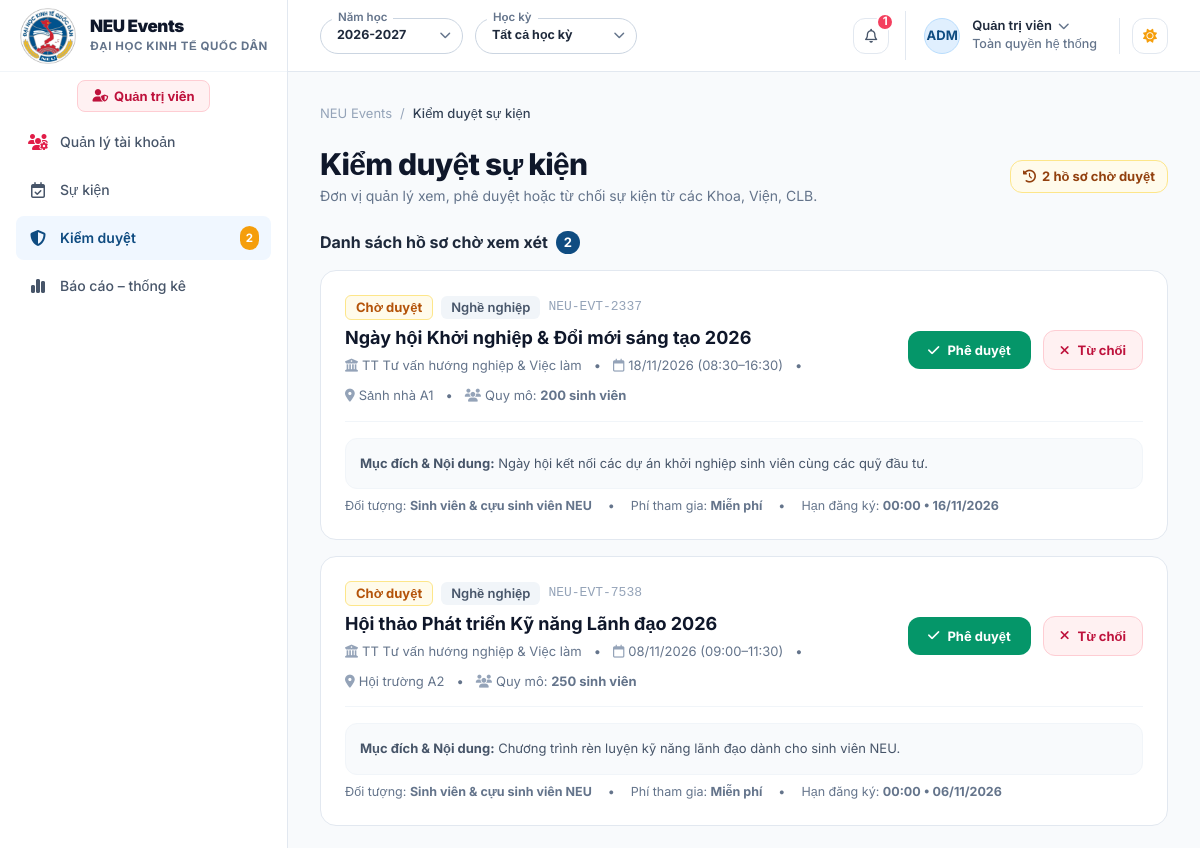
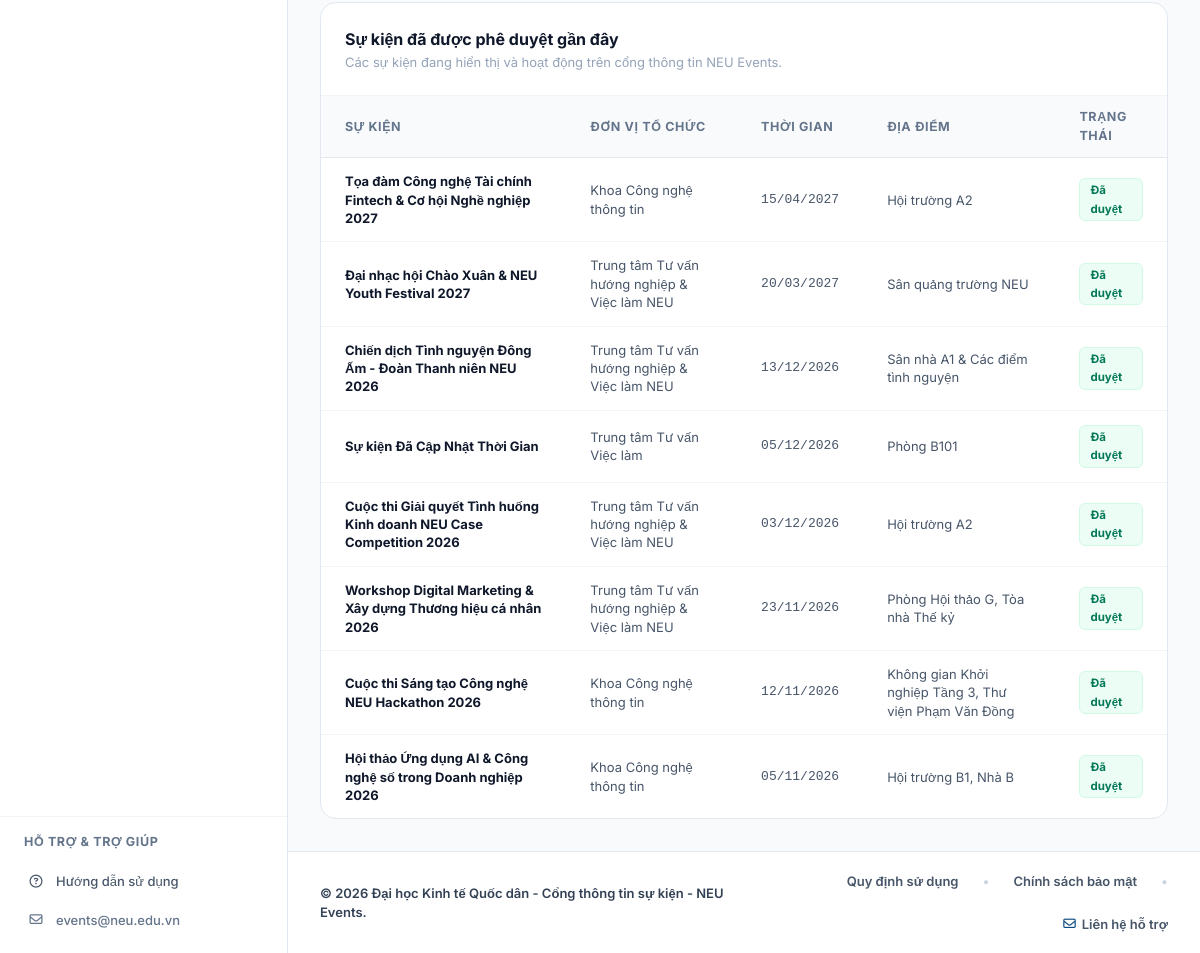
The app's page /moderation (signed in), older data (2 pictures, top to bottom).
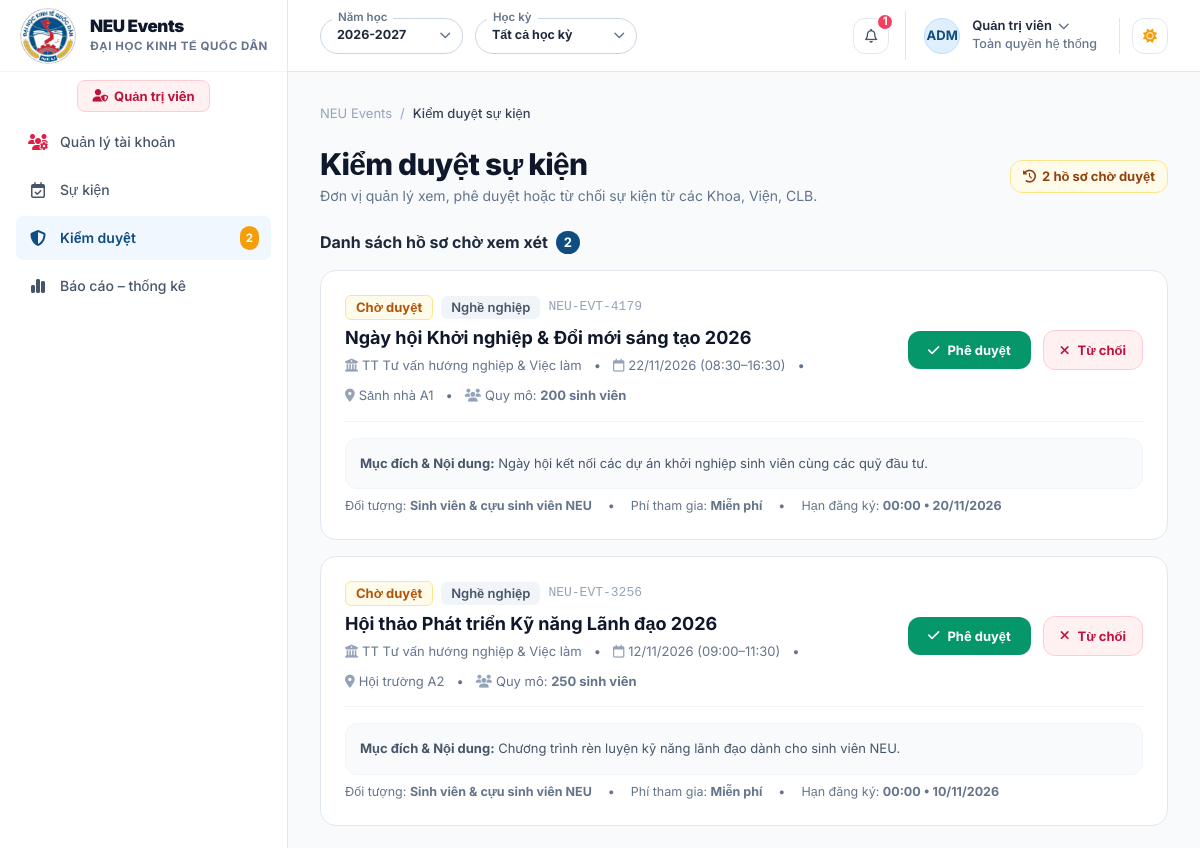
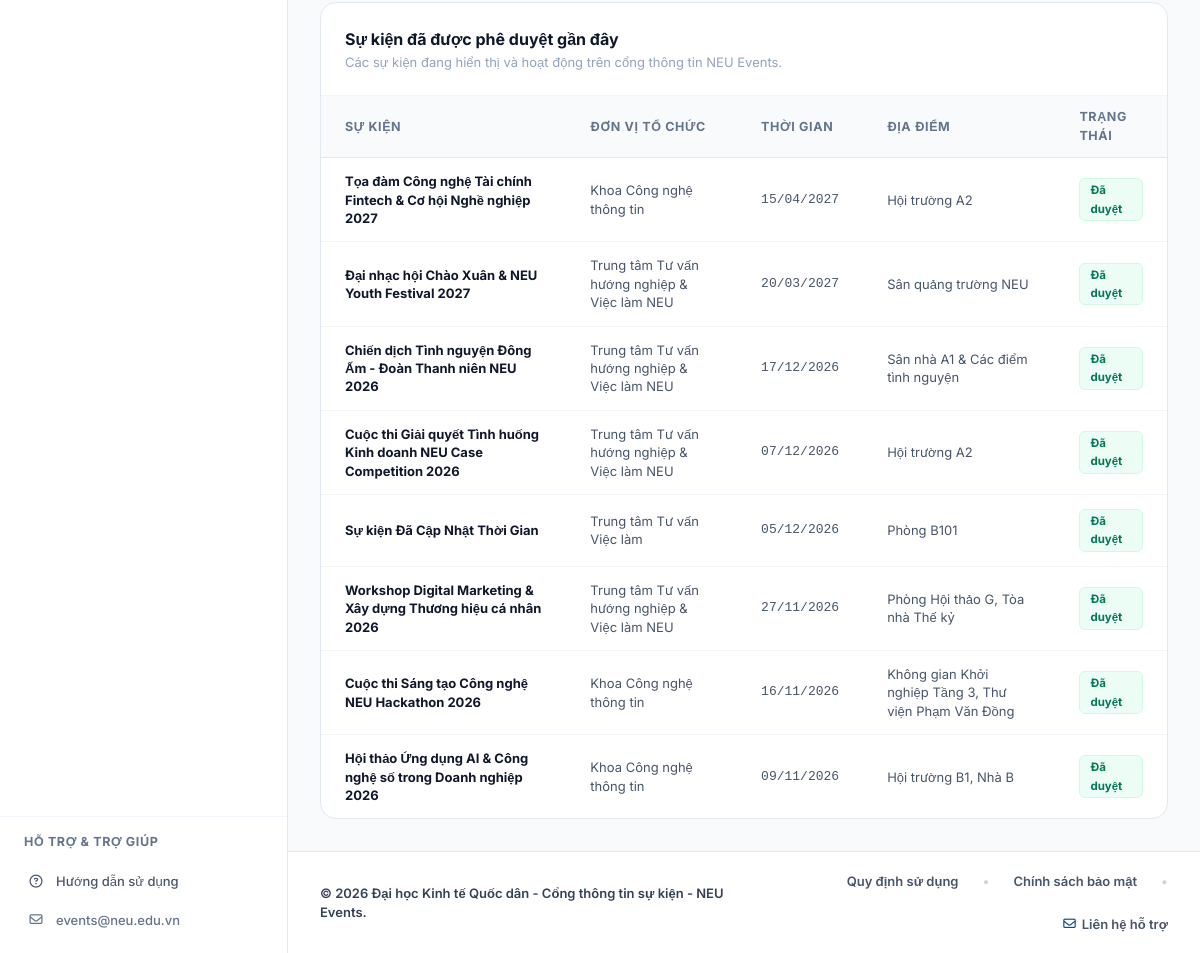
The same page, newer data (2 pictures, top to bottom).
### models.py (models this page shows, shortened)
class Event(db.Model):
    __tablename__ = 'events'
    id = db.Column(db.Integer, primary_key=True)
    code = db.Column(db.String(30), unique=True, nullable=False) # E.g., NEU-JOB-2026, NEU-AI-2026
    title = db.Column(db.String(255), nullable=False)
    subtitle = db.Column(db.String(255), nullable=True)
    category_id = db.Column(db.Integer, db.ForeignKey('event_categories.id'), nullable=False)
    organizer_id = db.Column(db.Integer, db.ForeignKey('users.id'), nullable=False)
    organizer_name = db.Column(db.String(150), nullable=False) # E.g., Trung tâm Tư vấn hướng nghiệp & Việc làm
    organizer_email = db.Column(db.String(100), default='events@neu.edu.vn')
    organizer_phone = db.Column(db.String(50), default='024 3628 0280')
    location = db.Column(db.String(200), nullable=False) # E.g., Hội trường A2 & sảnh nhà A1
    target_audience = db.Column(db.String(150), default='Sinh viên & cựu sinh viên NEU')
    fee = db.Column(db.String(50), default='Miễn phí')
    event_date = db.Column(db.Date, nullable=False)
    start_time = db.Column(db.Time, nullable=False)
    end_time = db.Column(db.Time, nullable=False)
    registration_deadline = db.Column(db.DateTime, nullable=False)
    max_seats = db.Column(db.Integer, nullable=False, default=200)
    registered_seats = db.Column(db.Integer, default=0)
    attended_seats = db.Column(db.Integer, default=0)
    description = db.Column(db.Text, nullable=False)
    agenda_json = db.Column(db.Text, nullable=True) # JSON timeline of agenda
    checklist_json = db.Column(db.Text, nullable=True) # JSON items to prepare
    handbook_name = db.Column(db.String(150), default='Cẩm nang sự kiện NEU.pdf')
    handbook_url = db.Column(db.String(500), nullable=True) # URL / file path của ấn phẩm chương trình
    union_points_plus = db.Column(db.Integer, default=5, nullable=False) # Điểm cộng Đoàn khi tham dự
    union_points_minus = db.Column(db.Integer, default=0, nullable=False) # Điểm phạt Đoàn nếu vắng mặt
    sponsor_benefits = db.Column(db.Text, nullable=True) # Quyền lợi, quà tặng, voucher khóa học từ nhà tài trợ
    cover_image_url = db.Column(db.String(500), nullable=True)
    status = db.Column(db.String(20), default='APPROVED') # DRAFT, PENDING, APPROVED, REJECTED, CANCELLED, COMPLETED
    is_featured = db.Column(db.Boolean, default=False)
    cancel_reason = db.Column(db.Text, nullable=True)
    created_at = db.Column(db.DateTime, default=datetime.now)
    registrations = db.relationship('Registration', backref='event', lazy=True, cascade="all, delete-orphan")
    attendance_sessions = db.relationship('AttendanceSession', backref='event', lazy=True, cascade="all, delete-orphan")
    feedbacks = db.relationship('Feedback', backref='event', lazy=True, cascade="all, delete-orphan")
    approval_logs = db.relationship('ApprovalLog', backref='event', lazy=True, cascade="all, delete-orphan")

class EventCategory(db.Model):
    __tablename__ = 'event_categories'
    id = db.Column(db.Integer, primary_key=True)
    name = db.Column(db.String(50), unique=True, nullable=False) # Nghề nghiệp, Học thuật, Hội thảo, Cộng đồng, Văn hóa
    color_class = db.Column(db.String(30), default='blue') # for badge styling
    events = db.relationship('Event', backref='category', lazy=True)

### routes/manager.py (the view)
@manager_bp.route('/moderation')
@login_required
def moderation():
    if current_user.role not in ['MANAGER', 'ADMIN']:
        flash('Bạn không có quyền truy cập phân hệ Kiểm duyệt sự kiện.', 'error')
        return redirect(url_for('events'))
    pending = Event.query.filter_by(status='PENDING').order_by(Event.created_at.desc()).all()
    approved = Event.query.filter_by(status='APPROVED').order_by(Event.event_date.desc()).limit(10).all()
    return render_template(
        'moderation.html',
        pending_events=pending,
        approved_events=approved
    )

### app.py (called while the page is built)
@login_manager.user_loader
def load_user(user_id):
    return User.query.get(int(user_id))

@app.after_request
def add_cache_control_headers(response):
    if 'text/html' in response.headers.get('Content-Type', ''):
        response.headers['Cache-Control'] = 'no-cache, no-store, must-revalidate, max-age=0'
        response.headers['Pragma'] = 'no-cache'
        response.headers['Expires'] = '0'
    return response

### models.py (called while the page is built)
    @property
    def display_email(self):
        if self.role == 'STUDENT' and self.student_id:
            return f"{self.student_id}@st.neu.edu.vn"
        return self.email

### routes/utils.py (called while the page is built)
def format_event_time(ev):
    if not ev:
        return ""
    date_str = ev.event_date.strftime("%d/%m/%Y") if ev.event_date else ""
    if ev.start_time and ev.end_time:
        time_str = f"{ev.start_time.strftime('%H:%M')} - {ev.end_time.strftime('%H:%M')}"
    elif ev.start_time:
        time_str = ev.start_time.strftime('%H:%M')
    else:
        time_str = ""
    if time_str and date_str:
        return f"{time_str}, {date_str}"
    return time_str or date_str or "Sắp diễn ra"

def get_pending_count():
    return Event.query.filter_by(status='PENDING').count()

### templates/moderation.html (shortened to what the changed rows need)
{% extends "base.html" %}
{% set active_page = "moderation" %}
{% block content %}
<div class="space-y-6 max-w-7xl mx-auto">
    <div class="flex flex-col sm:flex-row sm:items-center justify-between gap-4">
        <div>
            <h1 class="text-2xl lg:text-3xl font-extrabold text-slate-900 tracking-tight">Kiểm duyệt sự kiện</h1>
        </div>
    </div>
    <div class="space-y-4">
        {% if pending_events %}
        <div class="space-y-4">
            {% for ev in pending_events %}
            <div class="bg-white rounded-2xl border border-slate-200 p-4 sm:p-6 shadow-2xs hover:shadow-md transition space-y-4">
                <div class="flex flex-col lg:flex-row lg:items-center justify-between gap-4 border-b border-slate-100 pb-4">
                    <div class="space-y-1">
                        <div class="flex items-center gap-2">
                            <span class="text-xs font-bold text-amber-700 bg-amber-50 px-2.5 py-0.5 rounded-md border border-amber-200">Chờ duyệt</span>
                            <span class="text-xs font-semibold text-slate-600 bg-slate-100 px-2.5 py-0.5 rounded-md">{{ ev.category.name }}</span>
                            <span class="text-xs font-mono text-slate-400">{{ ev.code }}</span>
                        </div>
                        <h4 class="text-lg font-bold text-slate-900">{{ ev.title }}</h4>
                        <div class="text-xs text-slate-500 flex flex-wrap items-center gap-3">
                            <span><i class="fa-solid fa-building-columns text-slate-400 mr-1"></i>{{ ev.organizer_name }}</span>
                            <span>•</span>
                            <span><i class="fa-regular fa-calendar text-slate-400 mr-1"></i>{{ ev.event_date.strftime('%d/%m/%Y') }} ({{ ev.start_time.strftime('%H:%M') }}–{{ ev.end_time.strftime('%H:%M') }})</span>
                            <span>•</span>
                            <span><i class="fa-solid fa-location-dot text-slate-400 mr-1"></i>{{ ev.location }}</span>
                            <span>•</span>
                            <span><i class="fa-solid fa-users text-slate-400 mr-1"></i>Quy mô: <strong>{{ ev.max_seats }} sinh viên</strong></span>
                        </div>
                    </div>
                    <div class="flex items-center gap-3 shrink-0">
                        <form method="POST" action="{{ url_for('approve_event', event_id=ev.id) }}">
                            <button type="submit" class="px-5 py-2.5 bg-emerald-600 hover:bg-emerald-700 text-white rounded-xl text-xs font-bold transition flex items-center gap-2 shadow-xs cursor-pointer">
                                <i class="fa-solid fa-check"></i>
                                <span>Phê duyệt</span>
                            </button>
                        </form>
                        <button type="button" onclick="openRejectModal('{{ ev.id }}', '{{ ev.title }}')" class="px-4 py-2.5 bg-rose-50 hover:bg-rose-100 text-rose-700 border border-rose-200 rounded-xl text-xs font-bold transition flex items-center gap-2 cursor-pointer">
                            <i class="fa-solid fa-xmark"></i>
                            <span>Từ chối</span>
                        </button>
                    </div>
                </div>
                <div class="text-xs text-slate-600 space-y-2">
                    <p class="leading-relaxed bg-slate-50 p-3.5 rounded-xl border border-slate-100">
                        <strong>Mục đích & Nội dung:</strong> {{ ev.description }}
                    </p>
                    <div class="flex flex-wrap items-center gap-4 text-slate-500 text-[11px]">
                        <span>Đối tượng: <strong>{{ ev.target_audience }}</strong></span>
                        <span>•</span>
                        <span>Phí tham gia: <strong>{{ ev.fee }}</strong></span>
                        <span>•</span>
                        <span>Hạn đăng ký: <strong>{{ ev.registration_deadline.strftime('%H:%M • %d/%m/%Y') }}</strong></span>
                    </div>
                </div>
            </div>
            {% endfor %}
        </div>
        {% endif %}
    </div>
    <div class="bg-white rounded-2xl border border-slate-200 shadow-2xs overflow-hidden mt-8">
        <div class="overflow-x-auto">
            <table class="w-full text-left text-xs min-w-[620px]">
                <thead class="bg-slate-50 text-slate-500 font-semibold border-b border-slate-200 uppercase tracking-wider text-[11px]">
                    <tr>
                        <th class="py-3 px-4 sm:px-6">Sự kiện</th>
                        <th class="py-3 px-4 sm:px-6">Đơn vị tổ chức</th>
                        <th class="py-3 px-4 sm:px-6">Thời gian</th>
                        <th class="py-3 px-4 sm:px-6">Địa điểm</th>
                        <th class="py-3 px-4 sm:px-6">Trạng thái</th>
                    </tr>
                </thead>
                <tbody class="divide-y divide-slate-100">
                    {% for ev in approved_events %}
                    <tr class="hover:bg-slate-50/70 transition">
                        <td class="py-3.5 px-4 sm:px-6 font-bold text-slate-900">{{ ev.title }}</td>
                        <td class="py-3.5 px-4 sm:px-6 text-slate-600">{{ ev.organizer_name }}</td>
                        <td class="py-3.5 px-4 sm:px-6 text-slate-600 font-mono">{{ ev.event_date.strftime('%d/%m/%Y') }}</td>
                        <td class="py-3.5 px-4 sm:px-6 text-slate-600">{{ ev.location }}</td>
                        <td class="py-3.5 px-4 sm:px-6">
                            <span class="inline-block px-2.5 py-0.5 rounded-md text-[10px] font-bold bg-emerald-50 text-emerald-700 border border-emerald-100">Đã duyệt</span>
                        </td>
                    </tr>
                    {% endfor %}
                </tbody>
            </table>
        </div>
    </div>
</div>
{% endblock %}

Row changes from the older to the newer data that the page shows:
changed Event "Sảnh nhà A1": code "NEU-EVT-2337" → "NEU-EVT-4179"; event_date "18/11/2026" → "22/11/2026"; registration_deadline "00:00 • 16/11/2026" → "00:00 • 20/11/2026"
changed Event "Chương trình rèn luyện kỹ năng lãnh đạo dành cho sinh viên NEU.": code "NEU-EVT-7538" → "NEU-EVT-3256"; event_date "08/11/2026" → "12/11/2026"; registration_deadline "00:00 • 06/11/2026" → "00:00 • 10/11/2026"
changed Event "Chiến dịch Tình nguyện Đông Ấm - Đoàn Thanh niên NEU 2026": event_date "13/12/2026" → "17/12/2026"
changed Event "Cuộc thi Giải quyết Tình huống Kinh doanh NEU Case Competition 2026": event_date "03/12/2026" → "07/12/2026"; moves up the list
changed Event "Workshop Digital Marketing & Xây dựng Thương hiệu cá nhân 2026": event_date "23/11/2026" → "27/11/2026"
changed Event "Cuộc thi Sáng tạo Công nghệ NEU Hackathon 2026": event_date "12/11/2026" → "16/11/2026"
changed Event "Hội thảo Ứng dụng AI & Công nghệ số trong Doanh nghiệp 2026": event_date "05/11/2026" → "09/11/2026"
